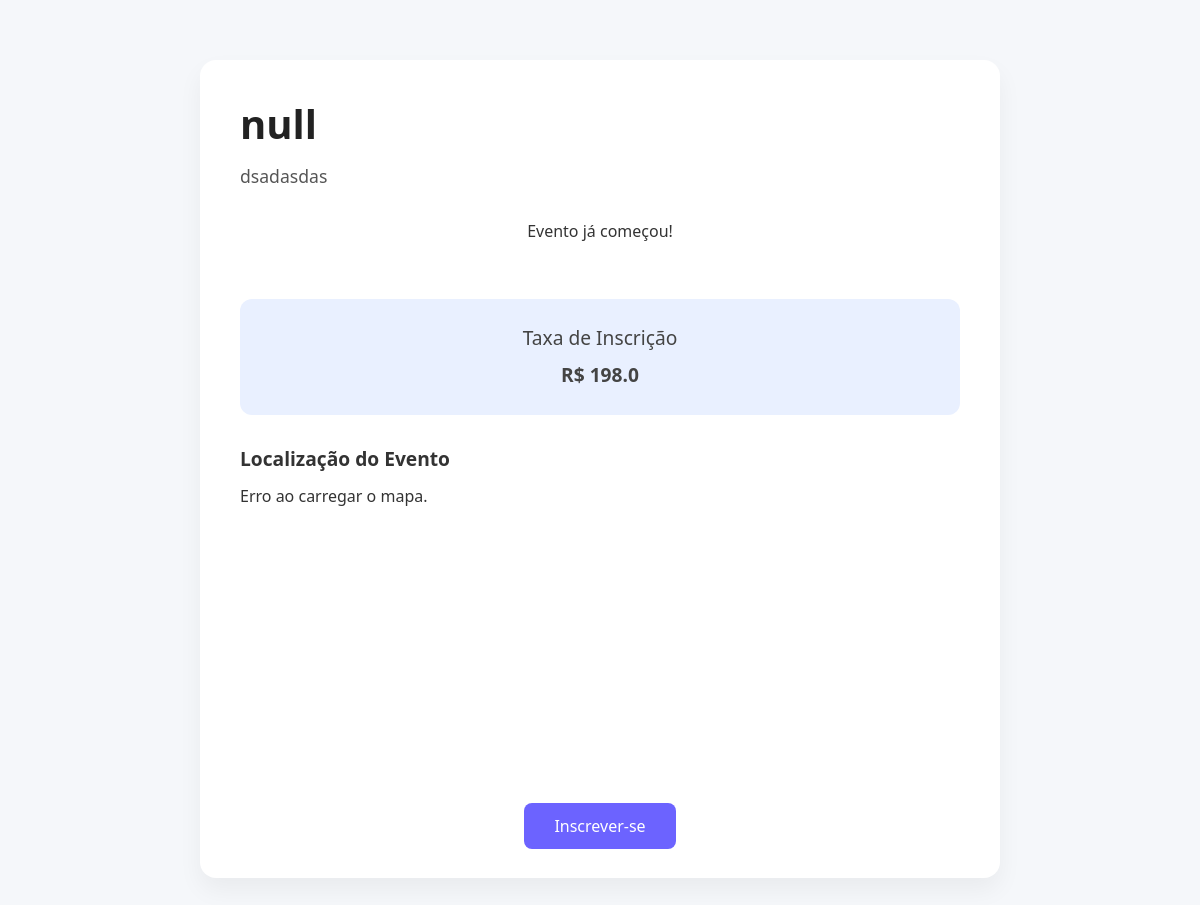
Screenshot of /event/2/detail/ with the database file from the repository.
### Event/models.py (models this page shows, shortened)
class Event(models.Model):
    author = models.ForeignKey(User, on_delete= models.CASCADE)
    local  = models.CharField (max_length=50, default= 'null')
    title =  models.CharField (max_length=50, default= 'null')
    link =  models.URLField(max_length=100, blank= True, null= True )
    text = models.CharField(max_length=3000, blank=  True, null= True)
    date_initial = models.DateTimeField( default=  timezone.now())
    date_end = models.DateTimeField (default= timezone.now())
    date_create= models.DateTimeField(auto_now_add= True,  null= False, blank= False)
    price =  models.FloatField(validators=[MinValueValidator(0)], null= True, blank=True)

### Event/views.py (the view)
# urls.py: path('event/<int:pk>/detail/', EventDetail.as_view(), name = 'event_detail'),
class EventDetail(DetailView):
    model  = Event
    template_name = 'detail_event.html'
    context_object_name  ='event'

### Event/templates/detail_event.html (shortened to what this page needs)
<!DOCTYPE html>
{% load static %}
<html lang="pt-br">
<head>
  <link href="https://cdn.jsdelivr.net/npm/bootstrap@5.3.0/dist/css/bootstrap.min.css" rel="stylesheet">
  <link rel="stylesheet" href="https://unpkg.com/leaflet@1.9.4/dist/leaflet.css" />
</head>
<body>
  <div class="event-container">
    <h1 class="event-title">{{ event.title }}</h1>
    <p class="event-description">{{ event.text }}</p>
    <div class="countdown-wrapper">
    </div>
    <div class="price-box">
      <span>Taxa de Inscrição</span>
      <span class="price-value">R$ {{ event.price }}</span>
    </div>
    <div class="mb-4">
      <div class="location-title">Localização do Evento</div>
      <div id="map"></div>
    </div>
    <div class="text-center">
      <a href={{ event.link }} class="btn-custom">Inscrever-se</a>
    </div>
  </div>
</body>
</html>

### Event/templates/detail_event.html (style rules this page uses)
body { background-color: #f5f7fa; font-family: 'Segoe UI', Tahoma, Geneva, Verdana, sans-serif; color: #333; }
.event-container { max-width: 800px; margin: 60px auto; background: #fff; padding: 40px; border-radius: 16px; box-shadow: 0 12px 24px rgba(0, 0, 0, 0.05); }
.event-title { font-size: 2.5rem; font-weight: bold; margin-bottom: 15px; color: #222; }
.event-description { font-size: 1.1rem; margin-bottom: 30px; color: #555; }
.countdown-wrapper { display: flex; justify-content: space-around; gap: 15px; margin-bottom: 40px; }
.price-box { background-color: #e9f0ff; padding: 25px; border-radius: 12px; text-align: center; margin-bottom: 30px; }
.price-box span { display: block; font-size: 1.2rem; color: #444; }
.price-value { font-size: 2rem; color: #0038ff; font-weight: 700; margin-top: 8px; }
.btn-custom { background-color: #6c63ff; color: white; padding: 12px 30px; border-radius: 8px; font-size: 1rem; text-decoration: none; transition: background 0.3s; }
#map { height: 300px; border-radius: 12px; margin-bottom: 30px; }
.location-title { font-weight: 600; font-size: 1.2rem; margin-bottom: 10px; }

### rows the page displays
Event: title "null", text "dsadasdas", price "198.0"
